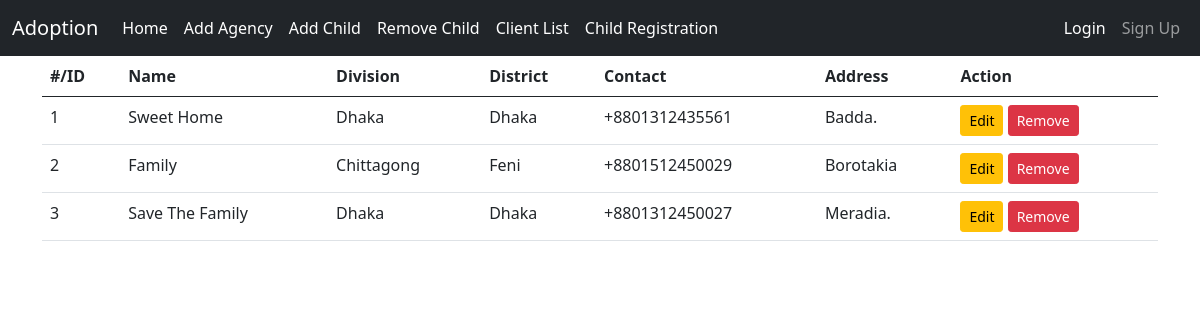
The page /agencies/ on the database its author committed.
### agency/models.py (models this page shows, shortened)
class AgencyTable(models.Model):
    name=models.CharField(max_length=20,blank=False)
    division=models.CharField(max_length=10,blank=False)
    district=models.CharField(max_length=10,blank=False)
    contact=models.CharField(max_length=15,blank=False)
    address=models.TextField(max_length=100,blank=False)

### agency/views.py (the view)
# urls.py: path('agencies/',views.agencies,name='agencies'),
def agencies (request):
    agency=AgencyTable.objects.all()
    context={
        'data':agency,
    }
    return render(request,'agencylist.html',context)

### templates/agencylist.html (shortened to what this page needs)
{% extends 'base.html'%}
{% block content %}
  <table class="table">
  <thead>
    <tr>
      <th scope="col">#/ID</th>
      <th scope="col">Name</th>
      <th scope="col">Division</th>
      <th scope="col">District</th>
      <th scope="col">Contact</th>
      <th scope="col">Address</th>
      <th scope="col">Action</th>
    </tr>
  </thead>
  <tbody>
    {% for agency in data %}
    <tr>
      <td>{{ agency.id }}</td>
      <td>{{ agency.name }}</td>
      <td>{{ agency.division }}</td>
      <td>{{ agency.district }}</td>
      <td>{{ agency.contact }}</td>
      <td>{{ agency.address }}</td>
      <td><a href="{% url 'updateagency' agency.id %}" class="btn btn-warning btn-sm">Edit</a>
        <a href="{% url 'removeagency' agency.id %}" class="btn btn-danger btn-sm">Remove</a></td>
    </tr>
    {% endfor %}
  </tbody>
</table>
{% endblock %}

### templates/base.html (shortened to what this page needs)
<!doctype html>
<html lang="en">
  <head>
    <link href="https://cdn.jsdelivr.net/npm/bootstrap@5.0.2/dist/css/bootstrap.min.css" rel="stylesheet">
  </head>
  <body>
    <nav class="navbar navbar-expand-lg navbar-dark bg-dark">
      <div class="container-fluid">
        <a class="navbar-brand" href="/">Adoption</a>
        <div class="collapse navbar-collapse" id="navbarNav">
          <ul class="navbar-nav">
            <li class="nav-item">
              <a class="nav-link active" href="{% url 'home' %}">Home</a>
            </li>
            <li class="nav-item">
              <a class="nav-link active" href="{% url 'addagency' %}">Add Agency</a>
            </li>
            <li class="nav-item">
              <a class="nav-link active" href="{% url 'addchild' %}">Add Child</a>
            </li>
            <li class="nav-item">
              <a class="nav-link active" href="{% url 'removechild' %}">Remove Child</a>
            </li>
            <li class="nav-item">
              <a class="nav-link active" href="{% url 'clientdetails' %}">Client List</a>
            </li>
            <li class="nav-item">
              <a class="nav-link active" href="{% url 'child-reg' %}">Child Registration</a>
            </li>
          </ul>
        </div>
        <ul class="navbar-nav ml-auto">
          {% if user.is_authenticated %}
          <li class="nav-item">
            <a class="nav-link" href="#">{{request.user.username}}</a>
          </li>
          <li class="nav-item">
            <a class="nav-link active" href="{% url 'logout' %}">Logout</a>
          </li>
          {% else %}
          <li class="nav-item">
            <a class="nav-link active" href="{% url 'login' %}">Login</a>
          </li>
          <li class="nav-item">
            <a class="nav-link" href="{% url 'register' %}">Sign Up</a>
          </li>
          {% endif %}
        </ul>
      </div>
    </nav>
  <div class="container">
  {% block content %}
  {% endblock %}
  </body>
</html>

### rows shown on the page
AgencyTable: id "1", name "Sweet Home", division "Dhaka", district "Dhaka", contact "+8801312435561", address "Badda."
AgencyTable: id "2", name "Family", division "Chittagong", district "Feni", contact "+8801512450029", address "Borotakia"
AgencyTable: id "3", name "Save The Family", division "Dhaka", district "Dhaka", contact "+8801312450027", address "Meradia."
